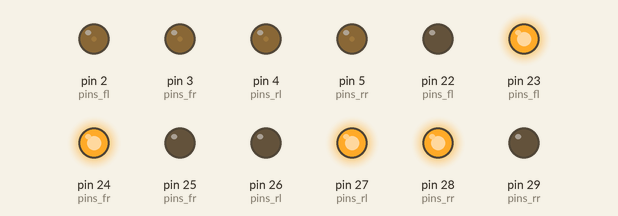
Recording of a sketch running on a simulated Arduino Mega 2560, built with avr-gcc and run on an emulated ATmega2560. Shown: output pins drawn as LEDs (lit = HIGH).

Above: at 0.15 s.
At 2.62 s:
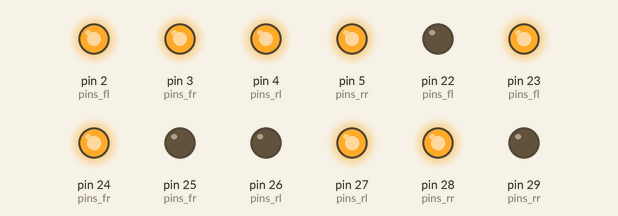
At 5.09 s:
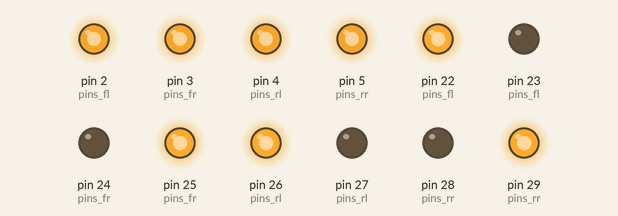
At 10.34 s:
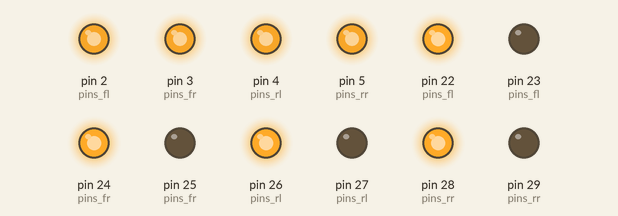
At 15.27 s:
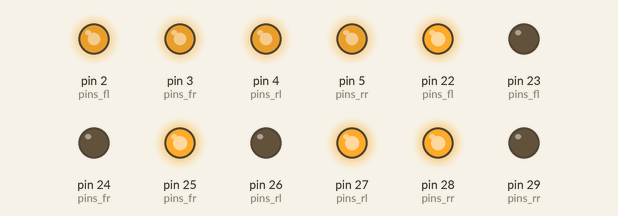
At 20.52 s:
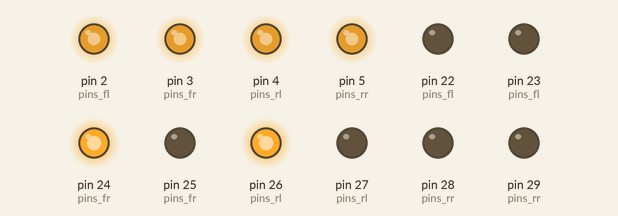
Timing chart, 0 to 20.4 s (numbered marks = the images above):
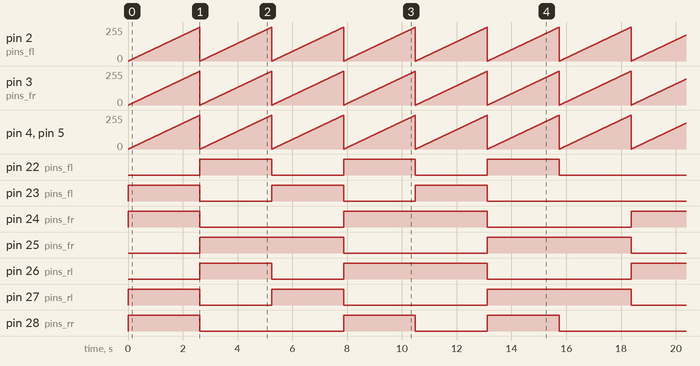

Measured:
- by itself, pin 2 (pins_fl), pin 3 (pins_fr), pin 4 (pins_rl), pin 5 (pins_rr): ramps from 0/255 to 253/255 and jumps back, once every 2.6 s
- by itself, pin 22 (pins_fl), pin 23 (pins_fl): alternates HIGH for 2.6 s and LOW for 2.6 s, 6 changes in all, then stays LOW
- by itself, pin 24 (pins_fr): goes HIGH 2.6 s, LOW 5.2 s, HIGH 5.2 s, LOW 5.2 s, then HIGH
- by itself, pin 25 (pins_fr): alternates HIGH for 5.2 s and LOW for 5.2 s
- by itself, pin 26 (pins_rl): goes HIGH 2.6 s, LOW 2.6 s, HIGH 5.2 s, LOW 5.2 s, then HIGH
- by itself, pin 27 (pins_rl): goes HIGH 2.6 s, LOW 2.6 s, HIGH 2.6 s, LOW 5.2 s, HIGH 5.2 s, then LOW
- by itself, pin 28 (pins_rr): goes HIGH 2.6 s, LOW 5.2 s, HIGH 2.6 s, LOW 2.6 s, HIGH 2.6 s, then LOW
- by itself, pin 29 (pins_rr): LOW → HIGH at 2.6 s, → LOW 5.2 s later, → HIGH 2.6 s later, → LOW 2.6 s later

The sketch:

OmniWheelTest.ino
```cpp
#include "OmniWheel.h"

// drive motor pin assignments
const int pins_fl[] = {22, 23, 2};
const int pins_fr[] = {24, 25, 3};
const int pins_rl[] = {26, 27, 4};
const int pins_rr[] = {28, 29, 5};

OmniWheel platform;

int spd = 0;
int move = 0;

void setup()
{
    Serial.begin(115200);
    platform.configurePins(pins_fl, pins_fr, pins_rl, pins_rr);
}

void loop()
{
    for (move = 1; move < 19; move++)
    {
        platform.setMovement((Movement)move);
        for (spd = 0; spd < 255; spd++)
        {
            platform.setSpeed(spd);
            delay(10);
        }
        platform.setMovement((Movement)0);
    }
}
```

OmniWheel.cpp
```cpp
#include "OmniWheel.h"

int dir_cmds[][5] =
{
   //FL     FR     RL     RR     MOVEMENT
    {Non,   Non,   Non,   Non,   Stop},
    {CW,    CCW,   CW,    CCW,   RotateCW},
    {CCW,   CW,    CCW,   CW,    RotateCCW},
    {CW,    CW,    CW,    CW,    Forward},
    {CCW,   CCW,   CCW,   CCW,   Backward},
    {CW,    CCW,   CCW,   CW,    Right},
    {CCW,   CW,    CW,    CCW,   Left},
    {Non,   CW,    CW,    Non,   FrontLeft},
    {Non,   CCW,   CCW,   Non,   RearRight},
    {CW,    Non,   Non,   CW,    FrontRight},
    {CCW,   Non,   Non,   CCW,   RearLeft},
    {Non,   Non,   CW,    CCW,   FrontCW},
    {Non,   Non,   CCW,   CW,    FrontCCW},
    {CW,    CCW,   Non,   Non,   RearCW},
    {CCW,   CW,    Non,   Non,   RearCCW},
    {Non,   CCW,   Non,   CCW,   FrontLeftCW},
    {Non,   CW,    Non,   CW,    FrontLeftCCW},
    {CW,    Non,   CW,    Non,   FrontRightCW},
    {CCW,   Non,   CCW,   Non,   FrontRightCCW}
};

OmniWheel::OmniWheel(void)
{
    _move = Stop;
    _speed = 0;
}

OmniWheel::~OmniWheel(void)
{
}

void OmniWheel::configurePins(int fl[], int fr[], int rl[], int rr[])
{
    _fl.configurePins(fl[0], fl[1], fl[2]);
    _fr.configurePins(fr[0], fr[1], fr[2]);
    _rl.configurePins(rl[0], rl[1], rl[2]);
    _rr.configurePins(rr[0], rr[1], rr[2]);
}

void OmniWheel::setMovement(Movement newMove)
{
    _move = newMove;
    _fl.setDirection(dir_cmds[newMove][0]);
    _fr.setDirection(dir_cmds[newMove][1]);
    _rl.setDirection(dir_cmds[newMove][2]);
    _rr.setDirection(dir_cmds[newMove][3]);
}

void OmniWheel::setSpeed(int speed)
{
	_speed = max(0, min(255, speed));
    _fl.setSpeed(_speed);
    _fr.setSpeed(_speed);
    _rl.setSpeed(_speed);
    _rr.setSpeed(_speed);
}
```

OmniWheel.h
```cpp
#ifndef _OMNIWHEEL_h
#define _OMNIWHEEL_h

#if defined(ARDUINO) && ARDUINO >= 100
	#include "arduino.h"
#else
	#include "WProgram.h"
#endif

#include "L298NDriver.h"

enum Movement
{
    Stop,
    RotateCW,
    RotateCCW,
    Forward,
    Backward,
    Right,
    Left,
    FrontLeft,
    RearRight,
    FrontRight,
    RearLeft,
    FrontCW,
    FrontCCW,
    RearCW,
    RearCCW,
    FrontLeftCW,
    FrontLeftCCW,
    FrontRightCW,
    FrontRightCCW
};


class OmniWheel
{
public:
    OmniWheel(void);
    ~OmniWheel(void);
    void configurePins(int fl[], int fr[], int rl[], int rr[]);
    void setMovement(Movement nextMove);
    void setSpeed(int speed);
	void setFaster(int steps);
	void setSlower(int steps);
	Movement getMovement(void);
    int getSpeed(void);
    void emergencyStop(void);

private:
	Movement _move;
	int      _speed;

    L298NDriver _fl;
    L298NDriver _fr;
    L298NDriver _rl;
    L298NDriver _rr;
};

#endif
```

L298NDriver.cpp
```cpp
#include "L298NDriver.h"

L298NDriver::L298NDriver(void)
{
    _set_direction = CW;
    _set_speed = 0;
}

L298NDriver::~L298NDriver()
{
}

void L298NDriver::configurePins(int CCW_pin, int CW_pin, int speed_pin)
{
    _CCW_pin = CCW_pin;
    _CW_pin = CW_pin;
    _speed_pin = speed_pin;
    _min_speed = 0;
    _max_speed = 255;
    pinMode(_CCW_pin, OUTPUT);
    pinMode(_CW_pin, OUTPUT);
    pinMode(_speed_pin, OUTPUT);
    digitalWrite(_CCW_pin, LOW);
    digitalWrite(_CW_pin, LOW);
    analogWrite(_speed_pin, _set_speed);
}

void L298NDriver::setSpeedRange(int min_speed, int max_speed)
{
    _min_speed = min_speed;
    _max_speed = max_speed;
}

void L298NDriver::setDirection(Direction direction)
{
    setSpeed(0);
    _set_direction = direction;
    _command_motor();
}

Direction L298NDriver::getDirection()
{
    return _set_direction;
}

void L298NDriver::setSpeed(int speed)
{
    int new_speed = min(max(speed, _min_speed), _max_speed);
    while (_set_speed != speed)
    {
        _set_speed = speed;
        _command_motor();
    }
}

log_int(char *label, int value)
{
    Serial.print(label);
	  Serial.print(":");
    Serial.println(value);
}

int L298NDriver::calculateSpeed(void)
{
    return (float)(_max_speed - _min_speed)/(float)256*(float)_set_speed + _min_speed;
}

int L298NDriver::getSpeed(void)
{
    return _set_speed;
}

void L298NDriver::emergencyStop(void)
{
    _set_speed = 0;
    _command_motor();
}

void L298NDriver::_command_motor(void)
{
    int outspeed = calculateSpeed();
    analogWrite(_speed_pin, int(outspeed));
    if (_set_direction == CW)
    {
        digitalWrite(_CCW_pin, LOW);
        digitalWrite(_CW_pin, HIGH);
    }
    if (_set_direction == CCW)
    {
        digitalWrite(_CW_pin, LOW);
        digitalWrite(_CCW_pin, HIGH);
    }
    if (_set_direction == Non)
    {
        digitalWrite(_CW_pin, LOW);
        digitalWrite(_CCW_pin, LOW);
    }
}
```

L298NDriver.h
```cpp
#ifndef _L298NDRIVER_h
#define _L298NDRIVER_h

#if defined(ARDUINO) && ARDUINO >= 100
	#include "arduino.h"
#else
	#include "WProgram.h"
#endif

enum Direction { CW, CCW, Non };

class L298NDriver
{
public:
    L298NDriver(void);
    ~L298NDriver(void);
    void configurePins(int CW_pin, int CCW_pin, int speed_pin);
    void setSpeedRange(int min, int max);
    void setDirection(Direction direction);
    Direction getDirection(void);
    void setSpeed(int speed);
    int getSpeed(void);
    int calculateSpeed(void);
    void emergencyStop(void);

private:
    void _command_motor(void);

    int _CW_pin = 0;
    int _CCW_pin = 0;
    int _speed_pin = 0;
    int _set_speed = 0;
    int _min_speed = 0;
    int _max_speed = 0;
    Direction _set_direction = CW;
};


#endif
```
